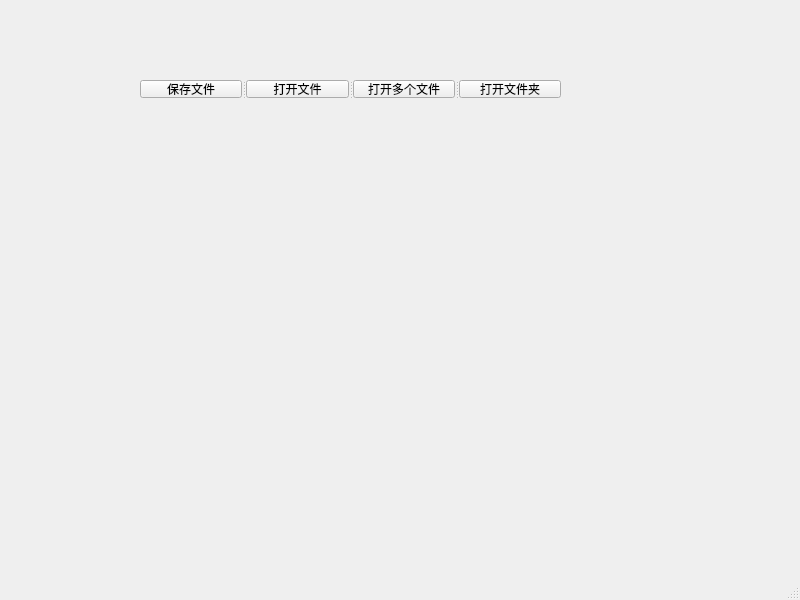
<?xml version="1.0" encoding="UTF-8"?>
<ui version="4.0">
 <class>MainWindow</class>
 <widget class="QMainWindow" name="MainWindow">
  <property name="geometry">
   <rect>
    <x>0</x>
    <y>0</y>
    <width>800</width>
    <height>600</height>
   </rect>
  </property>
  <property name="windowTitle">
   <string>MainWindow</string>
  </property>
  <widget class="QWidget" name="centralwidget">
   <widget class="QSplitter" name="splitter">
    <property name="geometry">
     <rect>
      <x>140</x>
      <y>80</y>
      <width>421</width>
      <height>18</height>
     </rect>
    </property>
    <property name="orientation">
     <enum>Qt::Horizontal</enum>
    </property>
    <widget class="QPushButton" name="saveBtn">
     <property name="text">
      <string>保存文件</string>
     </property>
    </widget>
    <widget class="QPushButton" name="openFileBtn">
     <property name="text">
      <string>打开文件</string>
     </property>
    </widget>
    <widget class="QPushButton" name="openFilesBtn">
     <property name="text">
      <string>打开多个文件</string>
     </property>
    </widget>
    <widget class="QPushButton" name="openDirBtn">
     <property name="text">
      <string>打开文件夹</string>
     </property>
    </widget>
   </widget>
  </widget>
  <widget class="QMenuBar" name="menubar">
   <property name="geometry">
    <rect>
     <x>0</x>
     <y>0</y>
     <width>800</width>
     <height>17</height>
    </rect>
   </property>
  </widget>
  <widget class="QStatusBar" name="statusbar"/>
 </widget>
 <resources/>
 <connections/>
</ui>
